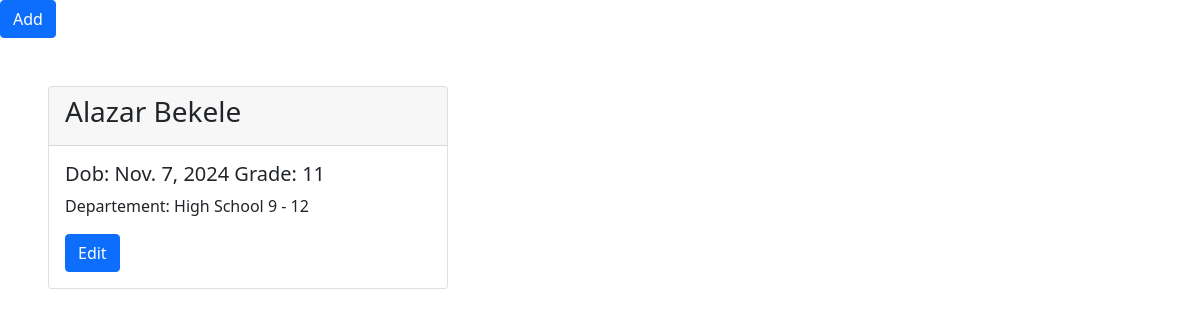
/, run on an earlier commit of the app's database.
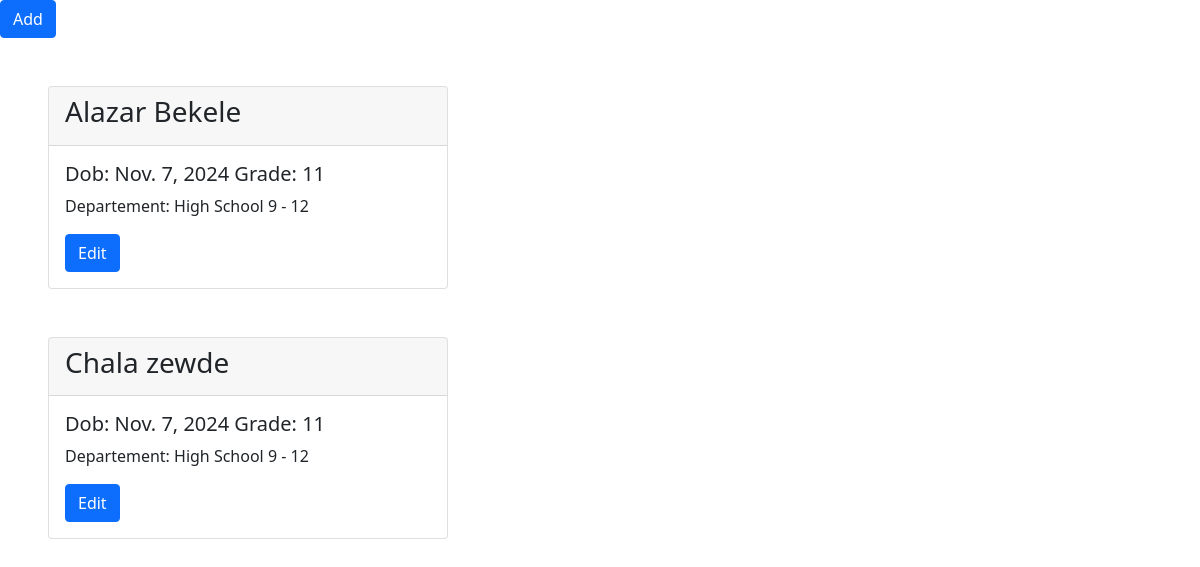
And on a later commit of the database.
### Component/models.py (models this page shows, shortened)
class Requrement(models.Model):
  first_name = models.CharField (max_length=20)
  last_name = models.CharField (max_length=30)
  Dob = models.DateField (auto_now=False, auto_now_add=False)
  grade = models.IntegerField ()
  departement = models.ForeignKey(Departement, on_delete=models.SET_NULL,null=True)

class Departement (models.Model):
  name = models.CharField (max_length=30)
  Discribe = models.TextField (blank=True)
  def __str__(self) -> str:
    return self.name

### Component/views.py (the view)
# urls.py: path('', index, name='index'),
def index (request):
    form = FormInput (request.POST or None)
    if request.method == 'POST':
        if form.is_valid():
            form.save()
            messages.success (request, ('Successfully Department Added!'))
            form = FormInput()
    write = Requrement.objects.all()
    context = {
        'write': write,
        'form' : form
    }
    return render (request, 'index.html' , context)

### Component/templates/index.html (shortened to what this page needs)
{% load static %}
<!DOCTYPE html>
<html lang="en">
  {% include "Include/head.html" %}
<body class="">
  {% include "Include/MainBody.html" %}
</body>
</html>

### Component/templates/Include/MainBody.html (shortened to what this page needs)
<div>
  <div>
      <button type="button" class="btn btn-primary" data-bs-toggle="modal" data-bs-target="#exampleModal">Add</button>
      {% for writes in write %}
      <div class="card col-md-4 mt-5 ms-5">
        <div class="card-header">
          <h3> {{writes.first_name}} {{writes.last_name}} </h3>
        </div>
        <div class="card-body">
          <h5 class="card-title">Dob: {{writes.Dob}} Grade: {{writes.grade}}</h5>
          <p class="card-text">Departement: {{writes.departement}}</p>
          <a href="#" class="btn btn-primary">Edit</a>
        </div>
      </div>
      {% endfor %}
  </div>
</div>

What changed in the data, as far as the page shows it:
added Requrement: first_name "Chala", last_name "zewde", Dob "Nov. 7, 2024", grade "11", departement "High School 9 - 12"
